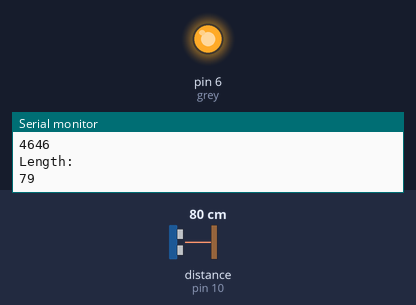
Recording of a sketch running on a simulated Arduino Uno, built with avr-gcc and run on an emulated ATmega328P. Shown: output pins drawn as LEDs (lit = HIGH), the last lines printed to the serial monitor. Wiring (inferred from the names in the program): ultrasonic range finder: trigger pin 9; echo pin 10. Inputs (shaded band) come from the test bench; at power-on: distance to the obstacle (sensor on pin 10) 80 cm. The echo pulse lasts 58.3 µs per cm; pins used as bus, display or sensor lines are not drawn.

Above: at 1.3 s.
1.4 s: distance to the obstacle (sensor on pin 10) set to 87 cm
At 2.3 s:
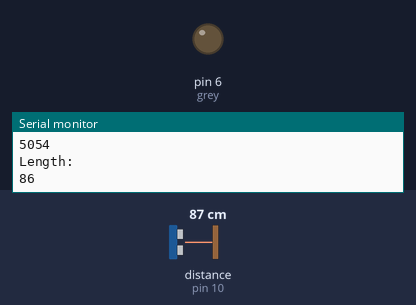
4.0 s: distance to the obstacle (sensor on pin 10) set to 2 cm
At 5.2 s:
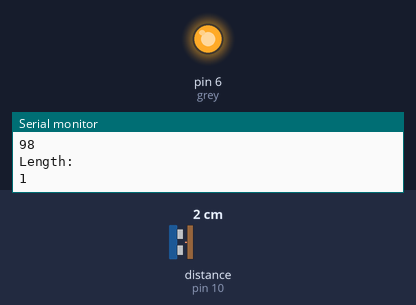
7.0 s: distance to the obstacle (sensor on pin 10) set to 120 cm
At 8.0 s:
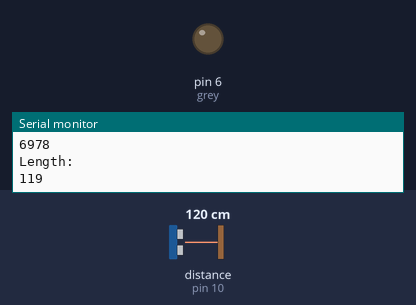
9.0 s: distance to the obstacle (sensor on pin 10) set to 4 cm
At 10.5 s:
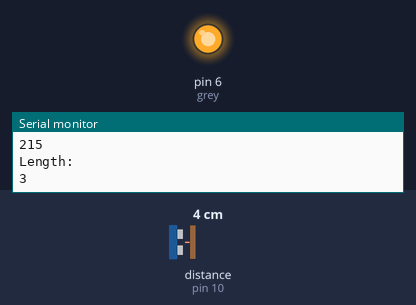
Timing chart, 0 to 12.0 s (numbered marks = the images above; inputs shaded):
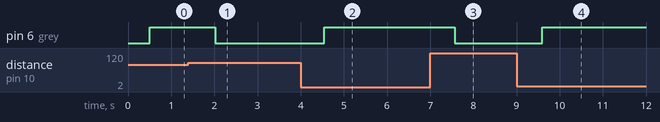

Measured:
- the behaviour switches between 81 and 82 cm on distance to the obstacle (sensor on pin 10) (found by bisection; images 0 and 1)
- after the input at 1.4 s, pin 6 (grey): HIGH → LOW after 0.62 s
- after the input at 4.0 s, pin 6 (grey): LOW → HIGH after 0.55 s
- after the input at 7.0 s, pin 6 (grey): HIGH → LOW after 0.57 s
- after the input at 9.0 s, pin 6 (grey): LOW → HIGH after 0.59 s

The sketch:

lightwithdistancesensor.ino
```cpp
int trigpin = 9;
int echopin = 10;
int grey = 6;
long t;
long d;

void setup(){
  pinMode(trigpin, OUTPUT);
  pinMode(echopin, INPUT);
  pinMode(grey, OUTPUT);
  Serial.begin(9600);
}

void loop(){
  digitalWrite(trigpin, LOW);
  delayMicroseconds(2);
  digitalWrite(trigpin, HIGH);
  delayMicroseconds(10);
  digitalWrite(trigpin, LOW);
  t = pulseIn(echopin, HIGH);
  d = t/2/29.154;

  Serial.println("Signal moved for: ");
  Serial.println(t);
  Serial.println("Length: ");
  Serial.println(d);

  delay(500);

  if(d <= 80){
    digitalWrite(grey, HIGH);
    Serial.print("Light turned on.");}
  else{
    digitalWrite(grey, LOW);
    Serial.print("Light turned off.");

  }

}
```
